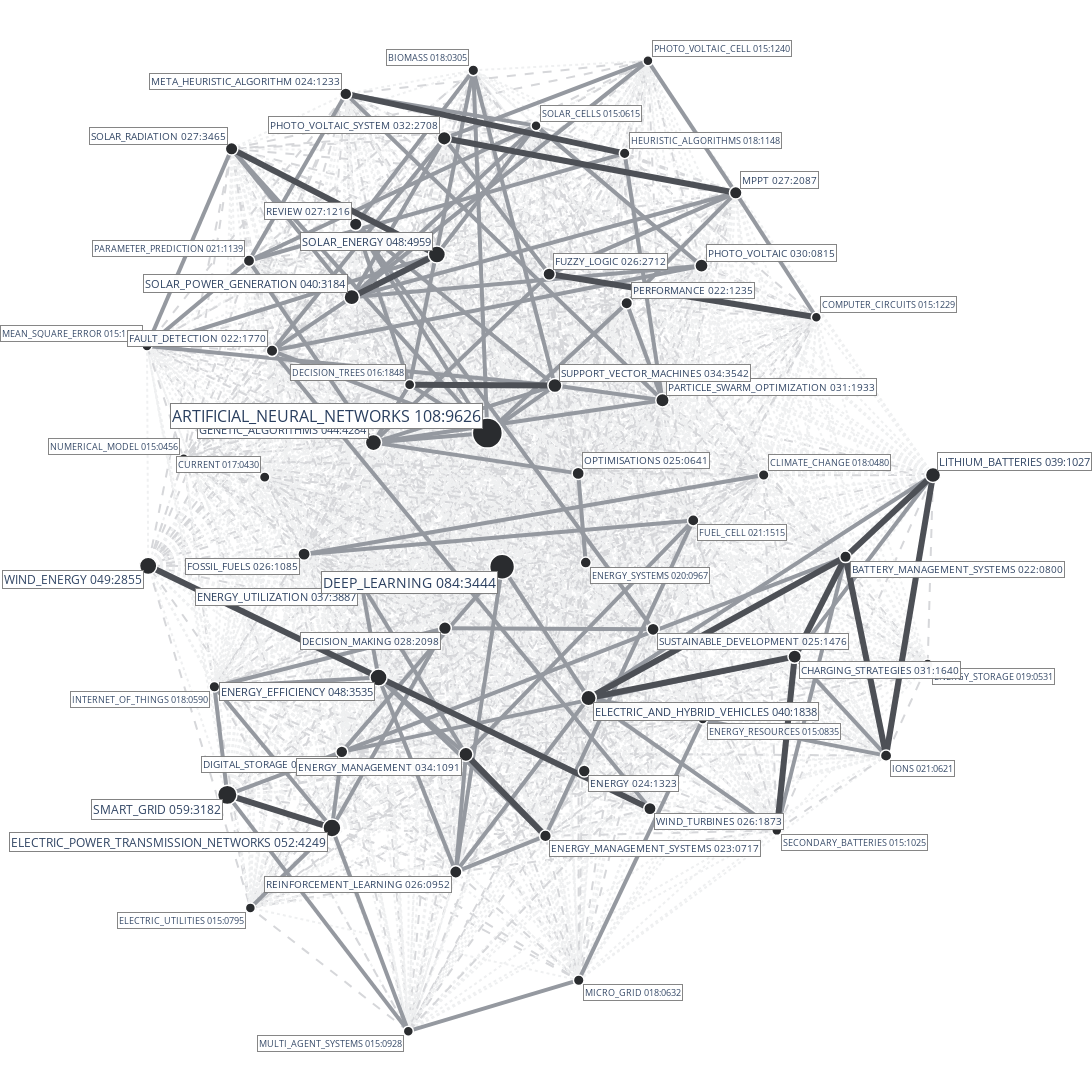

Write notebook code for a chart like this one.
### Code cell
words_viewer(
    #
    # FUNCTION PARAMS:
    columns='keywords',
    rows=None,
    #
    # COLUMN PARAMS:
    col_top_n=None,
    col_occ_range=(15, None),
    col_gc_range=(None, None),
    col_custom_items=None,
    #
    # ROW PARAMS:
    row_top_n=10,
    row_occ_range=(None, None),
    row_gc_range=(None, None),
    row_custom_items=None,
    #
    # LAYOUT:
    nx_k=None,
    nx_iterations=50,
    nx_random_state=1,
    #
    # NODES:
    node_colors=("#2a2c2f", "#2a2c2f"),
    node_size_min=10,
    node_size_max=20,
    textfont_size_min=9,
    textfont_size_max=16,
    textfont_opacity_min=0.90,
    textfont_opacity_max=1.00,
    #
    # EDGES
    edge_colors=("#eff0f1", "#d6d7da", "#9599a0", "#4d5056"),
    #edge_width_min=0.7,
    # edge_width_max=3.0,
    #
    # AXES:
    xaxes_range=None,
    yaxes_range=None,
    show_axes=False,
    #
    # DATABASE PARAMS:
    root_dir="./",
    database="main",
    year_filter=(None, None),
    cited_by_filter=(None, None),
).update_layout(width=1300, height=1100).show()
